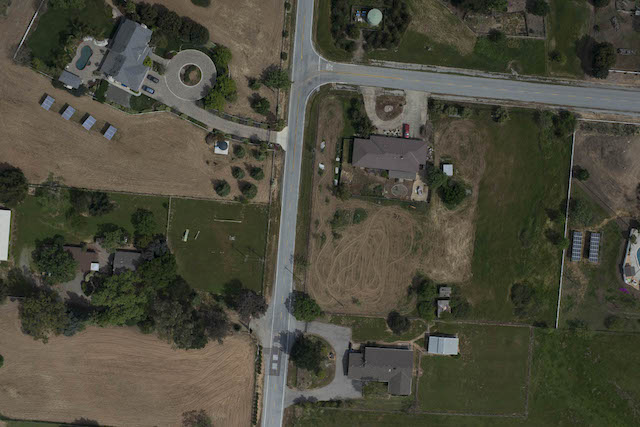
#> input picture Project 4/imagens/entrada/foto3A.jpg, 640 x 427 px
$ python programa.py
#> lines starting #> are read from the running program, lines starting #| are printed output that depends on the picture
import numpy as np
import cv2

# imprime menu
print('''
Selecione a imagem a ser trabalhada:
    1 - Foto1
    2 - Foto2
    3 - Foto3
    4 - Foto4
    5 - Foto5
        ''')

# seleciona opção
op = 0
while op == 0:
    op = int(input())
    if op == 1:
        imgA_caminho = "imagens/entrada/foto1A.jpg"
        imgB_caminho = "imagens/entrada/foto1B.jpg"
        img_nome = "foto1"
    elif op == 2:
        imgA_caminho = "imagens/entrada/foto2A.jpg"
        imgB_caminho = "imagens/entrada/foto2B.jpg"
        img_nome = "foto2"
    elif op == 3:
        imgA_caminho = "imagens/entrada/foto3A.jpg"
        imgB_caminho = "imagens/entrada/foto3B.jpg"
        img_nome = "foto3"
    elif op == 4:
        imgA_caminho = "imagens/entrada/foto4A.jpg"
        imgB_caminho = "imagens/entrada/foto4B.jpg"
        img_nome = "foto4"
    elif op == 5:
        imgA_caminho = "imagens/entrada/foto5A.jpg"
        imgB_caminho = "imagens/entrada/foto5B.jpg"
        img_nome = "foto5"
    else:
        print("Opção inválida. Tente novamente.")
        op = 0
#> this loop made 1 pass; the answer given on pass 1: 3
print("processando imagens...\n")


# abre imagens coloridas
imgA_pb_cor = cv2.imread(imgA_caminho, cv2.IMREAD_COLOR)
#> imgA_pb_cor is the input picture: shape (427, 640, 3); mean B, G, R 60.5, 74.3, 75.9
imgB_pb_cor = cv2.imread(imgB_caminho, cv2.IMREAD_COLOR)
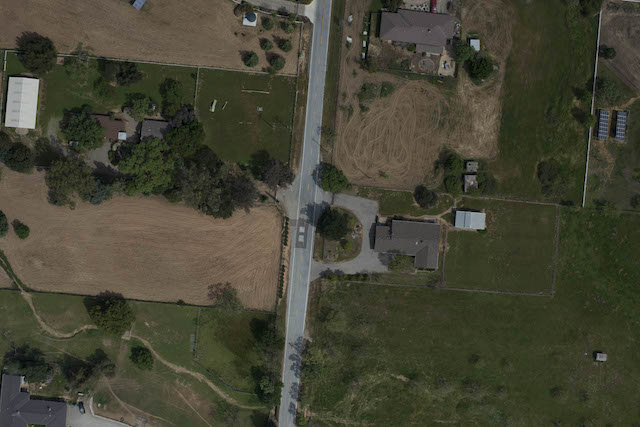
#> input picture Project 4/imagens/entrada/foto3B.jpg, 640 x 427 px
#> imgB_pb_cor is the input picture: shape (427, 640, 3); mean B, G, R 52.8, 68.6, 69.3

# 1 - converter as imagens coloridas de entrada em imagens de níveis de cinza
imgA_pb = cv2.imread(imgA_caminho, cv2.IMREAD_GRAYSCALE)
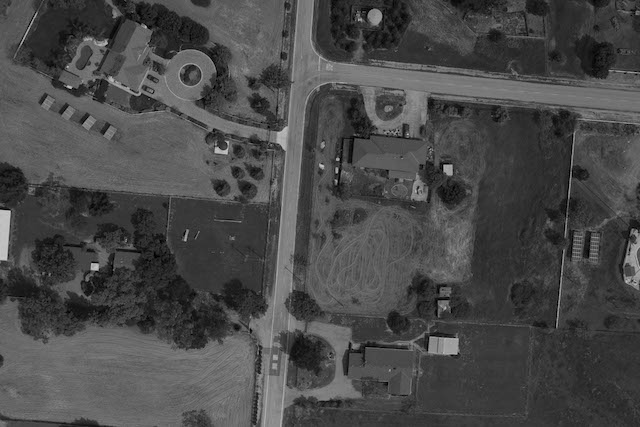
#> imgA_pb: shape (427, 640); min 0, max 209, mean 73.2
imgB_pb = cv2.imread(imgB_caminho, cv2.IMREAD_GRAYSCALE)
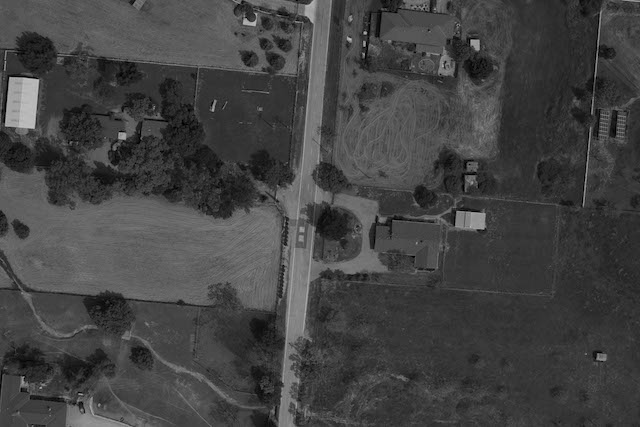
#> imgB_pb: shape (427, 640); min 0, max 196, mean 67

# 2 - encontrar pontos de interesse e descritores invariantes locais para o par de imagens
descritores = ['-sift', '-surf', '-orb', '-brief']
componentes = [cv2.xfeatures2d.SIFT_create().detectAndCompute(imgA_pb, None),
               cv2.xfeatures2d.SIFT_create().detectAndCompute(imgB_pb, None),
#> (the run stopped early here; a loop or call above may not have finished)
